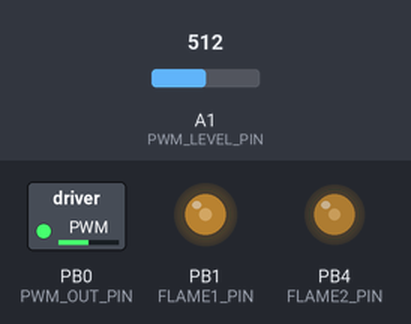
Simulated run of this sketch. Board: ATtiny85, built with avr-gcc and run on an emulated ATtiny85. Parts: switched loads named in the sketch (green lamp = pin HIGH), output pins drawn as LEDs (lit = HIGH). The test bench sets the inputs (shaded band); at power-on: A1 (PWM_LEVEL_PIN) = 512. Random numbers use the default seed unless the sketch sets one.

Above: at 1.2 s.
1.3 s: A1 (PWM_LEVEL_PIN) set to 716
At 1.69 s:
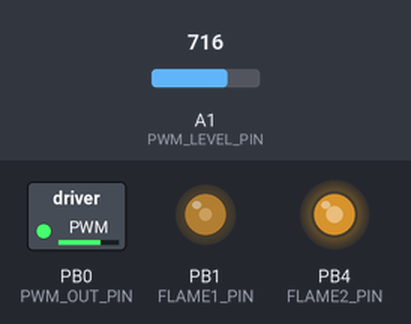
4.3 s: A1 (PWM_LEVEL_PIN) set to 900
At 4.47 s:
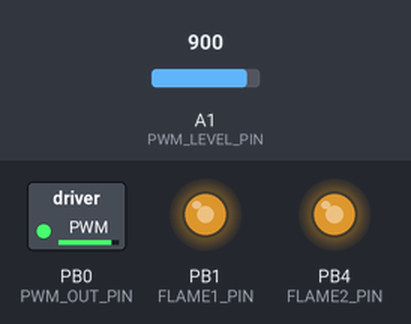
7.3 s: A1 (PWM_LEVEL_PIN) set to 511
At 7.87 s:
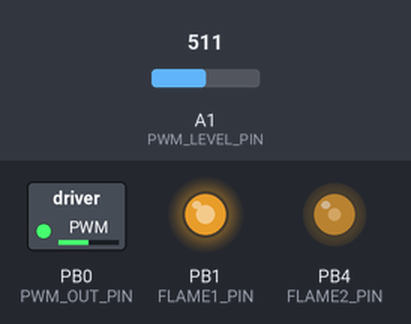
10.3 s: A1 (PWM_LEVEL_PIN) set to 122
At 10.65 s:
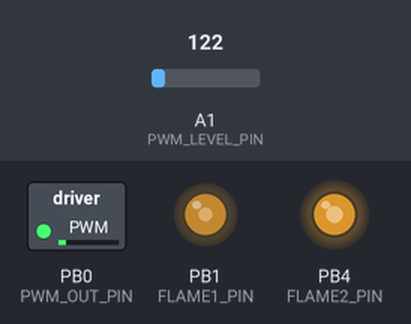
13.3 s: A1 (PWM_LEVEL_PIN) set to 0
At 13.73 s:
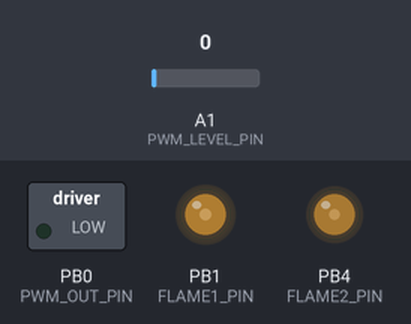
Timing chart, 0 to 24.9 s (numbered marks = the images above; inputs shaded):
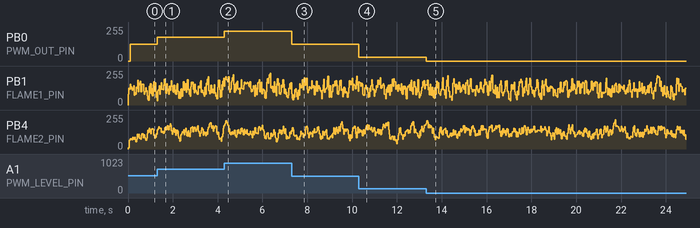

The sketch:

MitsubishiA5M2b.ino
```cpp
/*

  IJN/MitsubishiA5M2b
  Building the Wingsey Kits A5M2b in-flight for the 2023 Model Officers Mess birthday bash raising money and awareness for the Models for Heroes charity

  For info and circuit diagrams see https://github.com/tardate/LittleModelArt/tree/main/projects/IJN/MitsubishiA5M2b

 */

#include "flame.h"
#include "pwm_motor.h"

Flame flame1;
Flame flame2;
PwmMotor motor;

const int FLAME1_PIN = 1; // ATtiny85 DIP8: PB1, pin 6
const int FLAME2_PIN = 4; // ATtiny85 DIP8: PB4, pin 3
const int PWM_OUT_PIN = 0; // ATtiny85 DIP8: PB0, pin 5
const int PWM_LEVEL_PIN = A1; // ATtiny85 DIP8: pin 7

/*
 * Command: one-time setup
 */
void setup() {
  motor.setup(PWM_OUT_PIN, PWM_LEVEL_PIN);
  flame1.setup(FLAME1_PIN, 50, 30);
  flame2.setup(FLAME2_PIN, 30, 30);
}

/*
 * Command: main loop
 */
void loop() {
  motor.update();
  flame1.flicker();
  flame2.flicker();
}
```

flame.cpp
```cpp
#include "flame.h"

void Flame::setup(int pin, int mix, int delay) {
  _pin = pin;
  _mix = mix;
  _update_delay = delay;
  // randomise the first update to prevent multiple flames being in sync
  _next_update  = millis() + random(_update_delay);
}

void Flame::flicker() {
  if (millis() >= _next_update) {
    _next_update += _update_delay;
    _brightness = random(0, 255);
    _brightness = (_mix * _brightness + (100 - _mix) * _old_brightness) / 100;
    _old_brightness = _brightness;
    analogWrite(_pin, _brightness);
  }
}
```

flame.h
```cpp
#pragma once

#include <Arduino.h>

class Flame
{
  public:
    void setup(int pin, int mix = 20, int delay = 100);
    void flicker();

  private:
    int _pin;
    int _mix; // percentage (0..100) change to mix on each update. Lower values mean slower changes
    int _update_delay;
    unsigned long _next_update;
    int _brightness = 0;  // soft start
    int _old_brightness = 0;
};
```

pwm_motor.cpp
```cpp
#include "pwm_motor.h"

void PwmMotor::setup(int motor_pin, int control_pin, int delay) {
  _motor_pin = motor_pin;
  _control_pin = control_pin;
  pinMode(_motor_pin, OUTPUT);
  pinMode(_control_pin, INPUT);

  _update_delay = delay;
  _next_update  = millis() + _update_delay;
}

void PwmMotor::update() {
  if (millis() >= _next_update) {
    _next_update += _update_delay;
    analogWrite(_motor_pin, map(analogRead(_control_pin), 0, 1023, 0, 255));
  }
}
```

pwm_motor.h
```cpp
#pragma once

#include <Arduino.h>

class PwmMotor
{
  public:
    void setup(int motor_pin, int control_pin, int delay = 100);
    void update();

  private:
    int _motor_pin;
    int _control_pin;
    int _update_delay;
    unsigned long _next_update;
};
```

Measured:
- after the input at 1.3 s, PB0 (PWM_OUT_PIN): 127/255 → 178/255 at once
- after the input at 4.3 s, PB0 (PWM_OUT_PIN): 178/255 → 224/255 at once
- after the input at 7.3 s, PB0 (PWM_OUT_PIN): 224/255 → 127/255 at once
- after the input at 10.3 s, PB0 (PWM_OUT_PIN): 127/255 → 30/255 at once
- after the input at 13.3 s, PB0 (PWM_OUT_PIN): 30/255 → 0/255 at once
